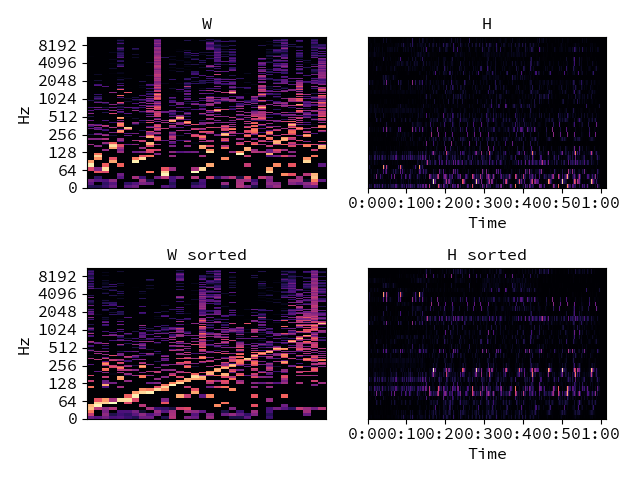

The script that drew this image:
# Visualize NMF output for a spectrogram S

# Sort the columns of W by peak frequency bin
y, sr = librosa.load(librosa.util.example_audio_file())
S = np.abs(librosa.stft(y))
W, H = librosa.decompose.decompose(S, n_components=32)
W_sort = librosa.util.axis_sort(W)

# Or sort by the lowest frequency bin

W_sort = librosa.util.axis_sort(W, value=np.argmin)

# Or sort the rows instead of the columns

W_sort_rows = librosa.util.axis_sort(W, axis=0)

# Get the sorting index also, and use it to permute the rows of H

W_sort, idx = librosa.util.axis_sort(W, index=True)
H_sort = H[idx, :]

import matplotlib.pyplot as plt
plt.figure()
plt.subplot(2, 2, 1)
librosa.display.specshow(librosa.amplitude_to_db(W, ref=np.max),
                         y_axis='log')
plt.title('W')
plt.subplot(2, 2, 2)
librosa.display.specshow(H, x_axis='time')
plt.title('H')
plt.subplot(2, 2, 3)
librosa.display.specshow(librosa.amplitude_to_db(W_sort,
                                                 ref=np.max),
                         y_axis='log')
plt.title('W sorted')
plt.subplot(2, 2, 4)
librosa.display.specshow(H_sort, x_axis='time')
plt.title('H sorted')
plt.tight_layout()
